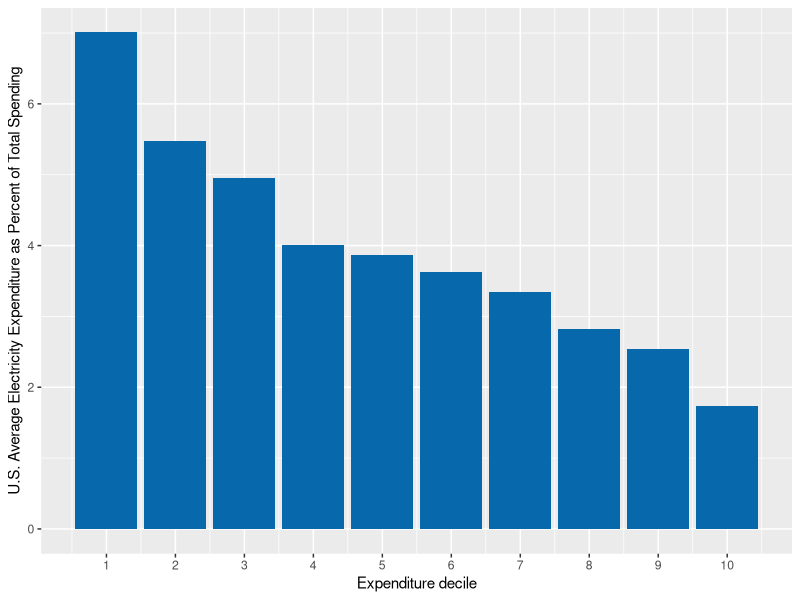
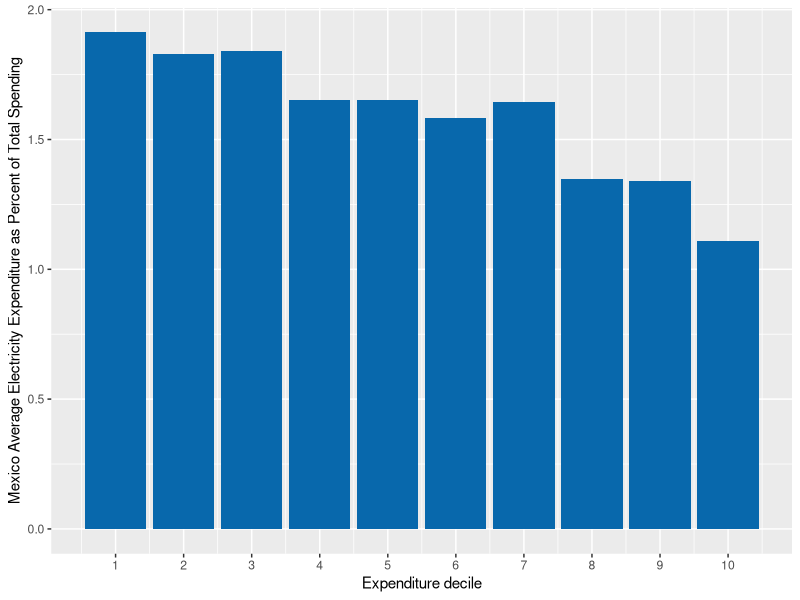
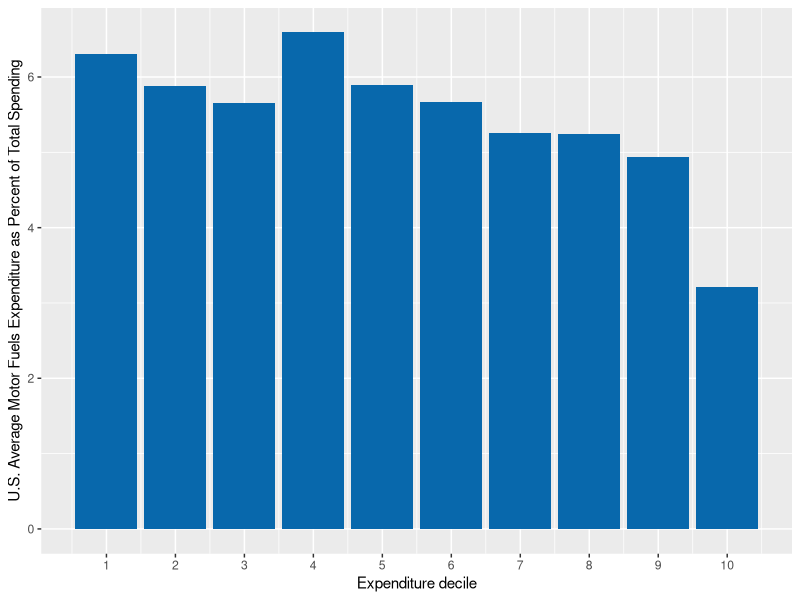
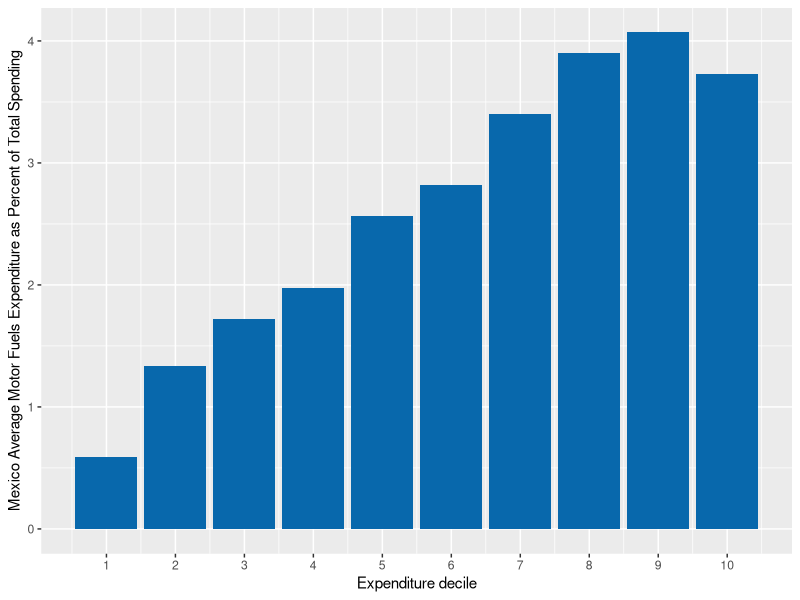

Here is the R script that generated these plots, in order:
#Graph Designer: Bridget Diana + Scott Cohn + Simon Halliday
#Authors: Bowles and Halliday
#Title: Coordination, Conflict and Competition: A Text in Microeconomics


require(shape)
library(tidyverse)
library(lubridate)
# ----
#Set parameters for graphics
axislabelsize <- 1.5
labelsize <- 1.2
graphlinewidth <- 2
segmentlinewidth <- 1.5

COL <- c("#7fc97f", "#beaed4", "#fdc086", "#ffff99", "#386cb0", "#f0027f", "#bf5b17", "#666666")
COLA <- c("#e0f3db", "#99d8c9","#66c2a4","#41ae76", "#238b45", "#005824")
COLB <- c("#c6dbef", "#4eb3d3", "#2b8cbe", "#0868ac","#084081")
COLC <- c("#fcfbfd", "#efedf5", "#dadaeb", "#bcbddc", "#9e9ac8", "#807dba", "#6a51a3", "#54278f", "#3f007d")

#----
# pull in data
# ----
library(haven)
US_Mexico_data <- read_dta("US_Mexico_cleaned_data.dta")

# graph
# ----

pdf(file = "US_electricity.pdf", width = 7, height = 7)

ggplot(data=subset(US_Mexico_data, Country=="USA"), mapping = aes(x=exp_decile, y= E_share)) +  labs(x = "Expenditure decile", y = "U.S. Average Electricity Expenditure as Percent of Total Spending") + scale_x_continuous(breaks=seq(0,10,1)) + geom_bar(stat = "identity", fill = COLB[4]) 

dev.off()

pdf(file = "Mexico_electricity.pdf", width = 7, height = 7)

ggplot(data=subset(US_Mexico_data, Country=="Mexico"), mapping = aes(x=exp_decile, y= E_share)) + labs(x = "Expenditure decile", y = "Mexico Average Electricity Expenditure as Percent of Total Spending") + scale_x_continuous(breaks=seq(0,10,1)) + geom_bar(stat = "identity", fill = COLB[4]) 

dev.off()

pdf(file = "US_gasoline.pdf", width = 7, height = 7)

ggplot(data=subset(US_Mexico_data, Country=="USA"), mapping = aes(x=exp_decile, y= G_share)) + labs(x = "Expenditure decile", y = "U.S. Average Motor Fuels Expenditure as Percent of Total Spending")  + scale_x_continuous(breaks=seq(0,10,1)) + geom_bar(stat = "identity", fill = COLB[4]) 

dev.off()

pdf(file = "Mexico_gasoline.pdf", width = 7, height = 7)

ggplot(data=subset(US_Mexico_data, Country=="Mexico"), mapping = aes(x=exp_decile, y= G_share)) + labs(x = "Expenditure decile", y = "Mexico Average Motor Fuels Expenditure as Percent of Total Spending")  + scale_x_continuous(breaks=seq(0,10,1)) + geom_bar(stat = "identity", fill = COLB[4]) 


dev.off()
